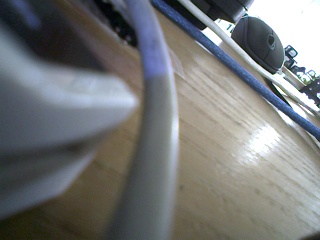
#> input picture core/002_arithmetic_operations/capture.jpg, 320 x 240 px
$ python main.py
#> lines starting #> are read from the running program, lines starting #| are printed output that depends on the picture; pictures that were not available may be replaced by others from this repository, and a replacement may not be noted
#!/usr/bin/env python3
# -*- coding: utf-8 -*-

import numpy as np
import cv2

img1 = cv2.imread('capture.jpg')
#> img1 is the input picture: shape (240, 320, 3); mean B, G, R 119.1, 118.6, 116.7
img2 = cv2.imread('opencv-logo-white.png')
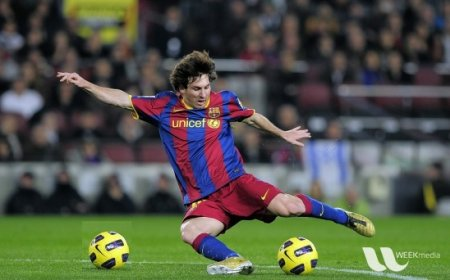
#> input picture imageProcess/007_template_match/messi.jpg, 450 x 280 px, given in place of opencv-logo-white.png, which was not available
#> img2 is the input picture: shape (280, 450, 3); mean B, G, R 72.3, 85.8, 82.3

print(img1.shape)
#| (240, 320, 3)
print(img2.shape)
#| (280, 450, 3)

img2 = cv2.resize(img2, (320, 240), interpolation=cv2.INTER_CUBIC)
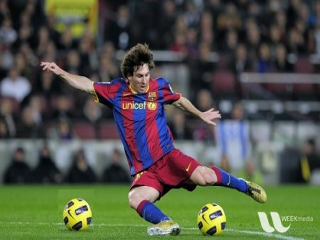
#> img2: shape (240, 320, 3); mean B, G, R 72.3, 85.8, 82.3
print(img1.shape)
#| (240, 320, 3)
print(img2.shape)
#| (240, 320, 3)

dst = cv2.addWeighted(img1,0.7,img2,0.3,0)
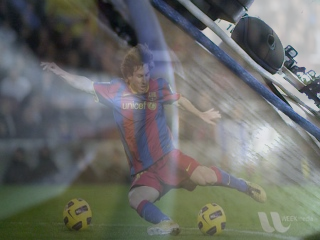
#> dst: shape (240, 320, 3); mean B, G, R 105, 108.7, 106.4

cv2.imshow('dst',dst)
cv2.waitKey(0)
cv2.destroyAllWindows()
